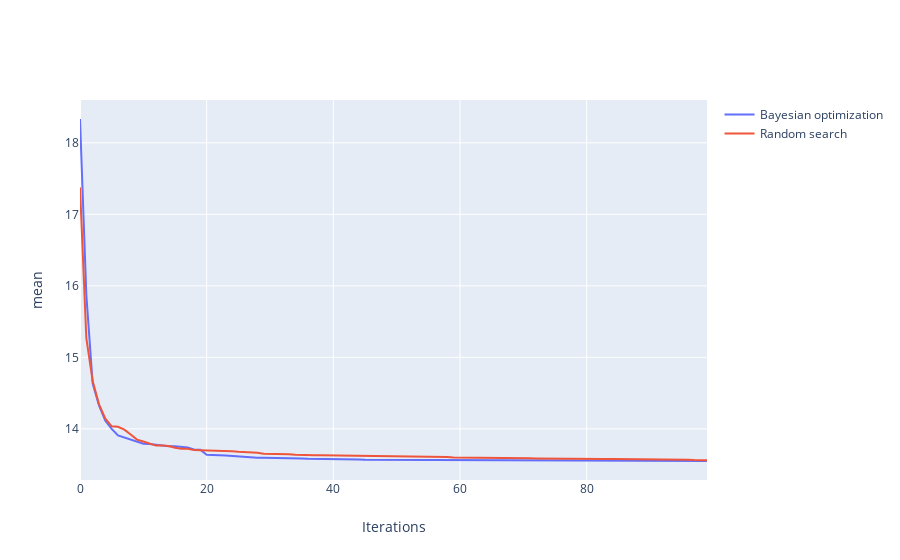

Notebook code for this chart:
### Code cell
visualize_hopt_exp_results(results_50, show='mean')
